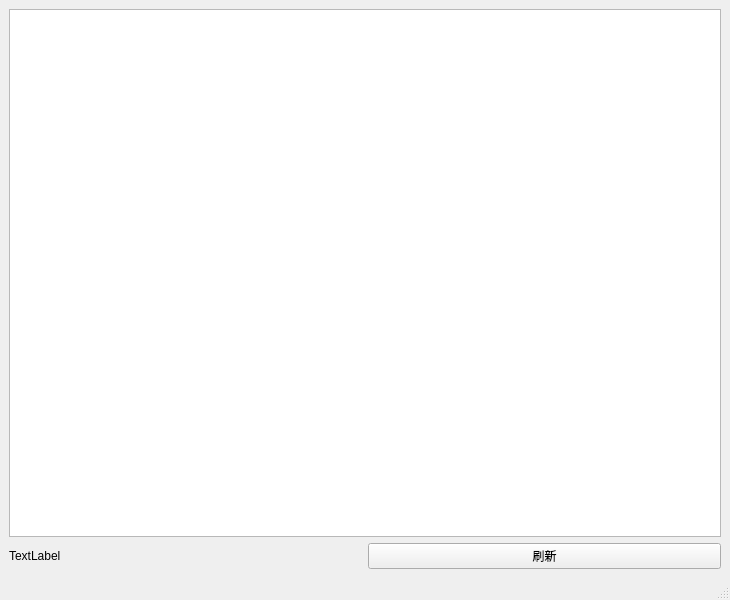
<?xml version="1.0" encoding="UTF-8"?>
<ui version="4.0">
 <class>MainWindow</class>
 <widget class="QMainWindow" name="MainWindow">
  <property name="geometry">
   <rect>
    <x>0</x>
    <y>0</y>
    <width>730</width>
    <height>600</height>
   </rect>
  </property>
  <property name="windowTitle">
   <string>MainWindow</string>
  </property>
  <widget class="QWidget" name="centralwidget">
   <layout class="QGridLayout" name="gridLayout">
    <item row="0" column="0" colspan="2">
     <widget class="ChartViewMouse" name="graphicsView"/>
    </item>
    <item row="1" column="0">
     <widget class="QLabel" name="label">
      <property name="text">
       <string>TextLabel</string>
      </property>
     </widget>
    </item>
    <item row="1" column="1">
     <widget class="QPushButton" name="pushButton">
      <property name="text">
       <string>刷新</string>
      </property>
      <property name="iconSize">
       <size>
        <width>16</width>
        <height>16</height>
       </size>
      </property>
      <property name="checkable">
       <bool>true</bool>
      </property>
     </widget>
    </item>
   </layout>
  </widget>
  <widget class="QMenuBar" name="menubar">
   <property name="geometry">
    <rect>
     <x>0</x>
     <y>0</y>
     <width>730</width>
     <height>21</height>
    </rect>
   </property>
  </widget>
  <widget class="QStatusBar" name="statusbar"/>
 </widget>
 <customwidgets>
  <customwidget>
   <class>ChartViewMouse</class>
   <extends>QGraphicsView</extends>
   <header location="global">chartviewmouse.h</header>
  </customwidget>
 </customwidgets>
 <resources/>
 <connections/>
</ui>
